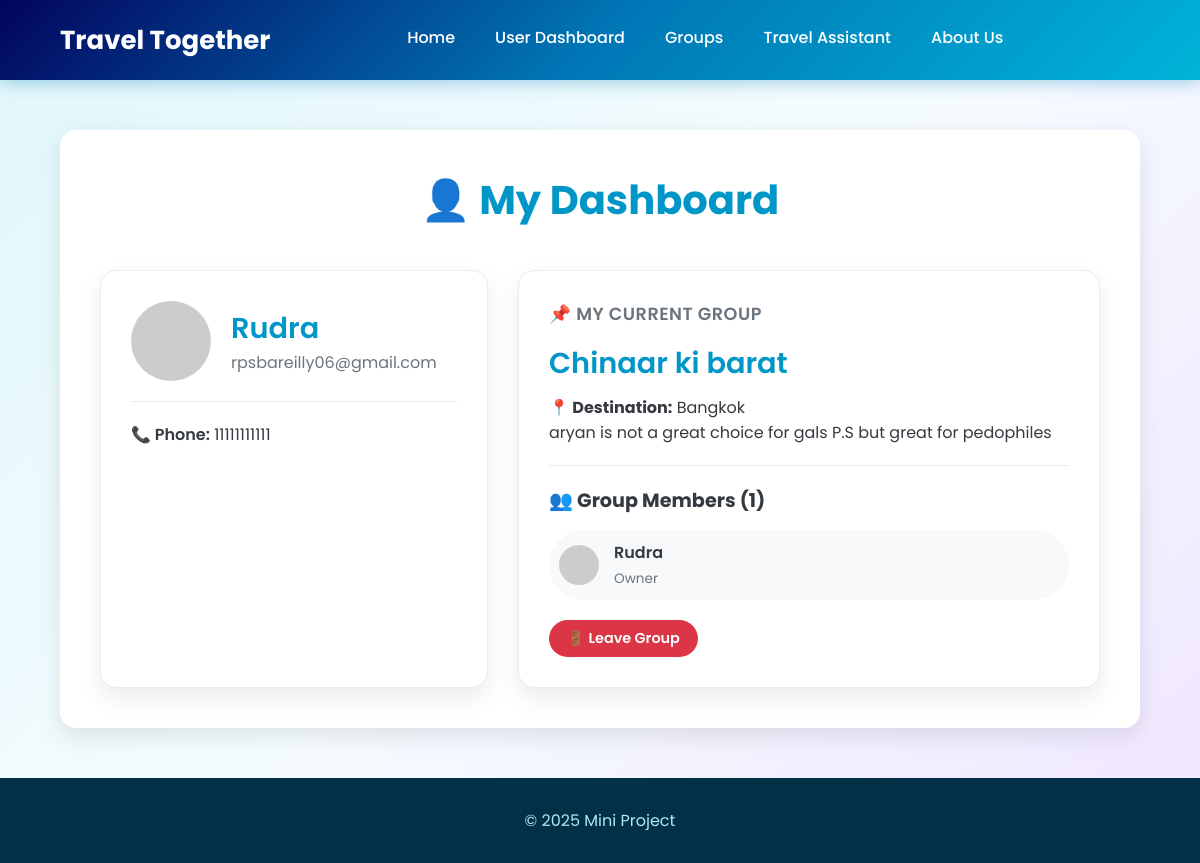
/user (signed in), run on an earlier commit of the app's database.
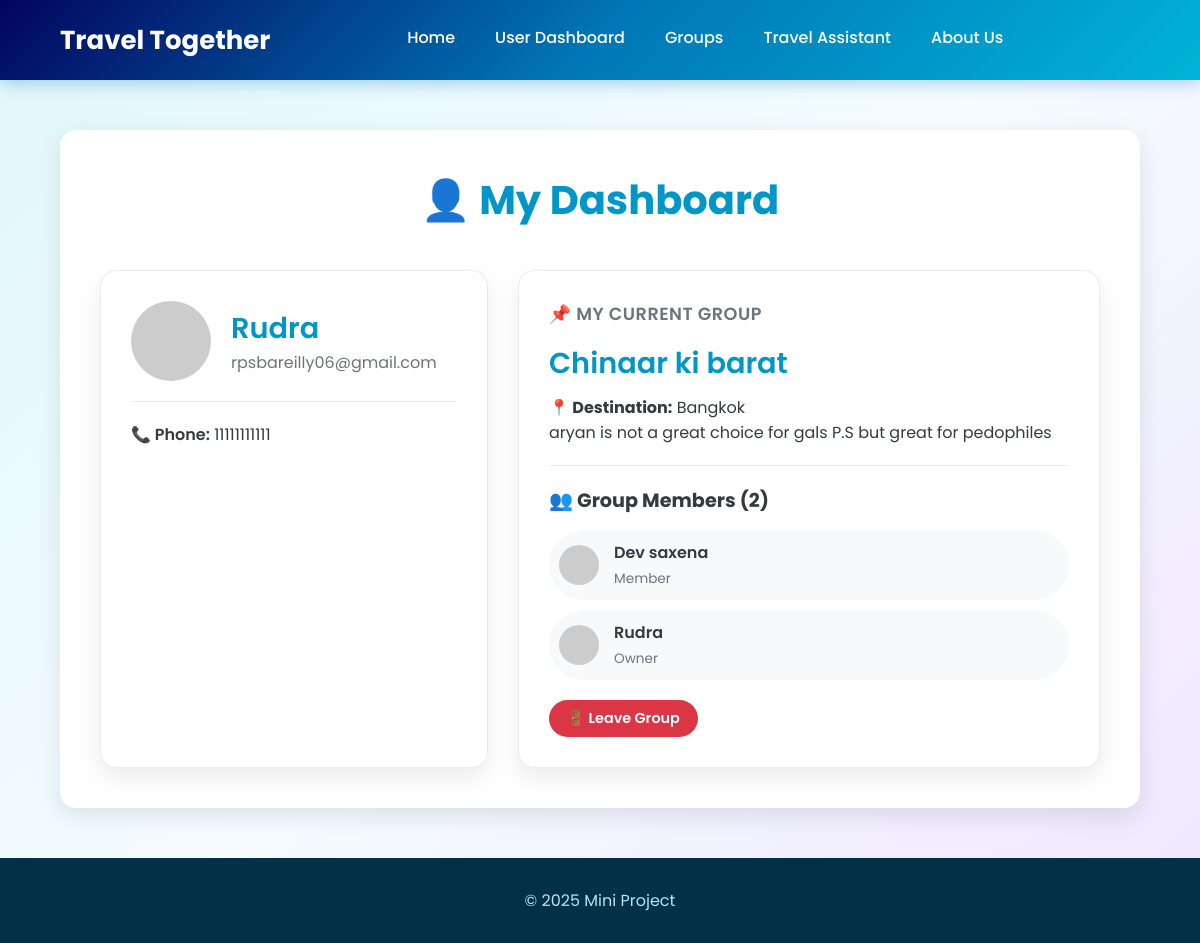
And on a later commit of the database.
### tables this page shows
CREATE TABLE Users (
        userid TEXT PRIMARY KEY,
        username TEXT UNIQUE NOT NULL,
        password TEXT NOT NULL,
        email TEXT UNIQUE NOT NULL,
        phone_no TEXT UNIQUE,
        gender TEXT CHECK(gender IN ('Male', 'Female', 'Other')),
        marital_status TEXT CHECK(marital_status IN ('Single', 'Married', 'Divorced', 'Widowed')),
        bio TEXT,
        current_group_id TEXT,
        is_group_owner BOOLEAN DEFAULT FALSE,
        created_at TEXT DEFAULT CURRENT_TIMESTAMP,
        FOREIGN KEY (current_group_id) REFERENCES Groups (group_id) ON DELETE SET NULL
    );

CREATE TABLE Groups (
        group_id TEXT PRIMARY KEY,
        group_name TEXT NOT NULL,
        group_description TEXT,
        group_type TEXT NOT NULL CHECK(group_type IN ('Public', 'Private')),
        owner_id TEXT NOT NULL,
        destination_id TEXT,
        member_count INTEGER DEFAULT 1,
        max_members INTEGER DEFAULT 50,
        created_at TEXT DEFAULT CURRENT_TIMESTAMP,
        FOREIGN KEY (owner_id) REFERENCES Users (userid) ON DELETE CASCADE,
        FOREIGN KEY (destination_id) REFERENCES Destinations (destination_id) ON DELETE SET NULL
    );

CREATE TABLE Destinations (
        destination_id TEXT PRIMARY KEY,
        destination_name TEXT UNIQUE NOT NULL,
        country TEXT NOT NULL
    );

CREATE TABLE GroupMembers (
        member_id TEXT PRIMARY KEY,
        group_id TEXT NOT NULL,
        user_id TEXT NOT NULL,
        username TEXT NOT NULL,
        join_status TEXT DEFAULT 'Approved' CHECK(join_status IN ('Pending', 'Approved', 'Rejected', 'Blocked')),
        joined_at TEXT DEFAULT CURRENT_TIMESTAMP,
        role TEXT DEFAULT 'Member' CHECK(role IN ('Owner', 'Admin', 'Member')),
        FOREIGN KEY (group_id) REFERENCES Groups (group_id) ON DELETE CASCADE,
        FOREIGN KEY (user_id) REFERENCES Users (userid) ON DELETE CASCADE,
        UNIQUE(group_id, user_id)
    );

### app.py (the view)
@app.route('/user')
def user():
    conn, user_data = validate_user_session()
    if not user_data:
        return redirect("/auth")
    group_data = None
    members = []
    if user_data['current_group_id']:
        group_data = database.get_user_group(user_data['userid'])
        if group_data:
            members = database.get_group_members(group_data['group_id'])
    conn.close()
    return render_template("user.html", user=user_data, group=group_data, members=members)

### app.py (called while the page is built)
def validate_user_session():
    username = session.get("username")
    if not username:
        return None, None # No user in session
    conn = database.get_db_connection()
    user = conn.execute("SELECT * FROM Users WHERE username=?", (username,)).fetchone()
    if not user:
        session.pop("username", None)
        flash("Your session was invalid. Please log in again.", "warning")
        conn.close()
        return None, None
    return conn, user

### database.py (called while the page is built)
def get_db_connection():
    conn = sqlite3.connect('travel_together.db')
    conn.row_factory = sqlite3.Row
    conn.execute("PRAGMA foreign_keys = ON;")
    return conn

def get_user_group(user_id):
    conn = get_db_connection()
    group = conn.execute("""
        SELECT g.*, d.destination_name FROM Groups g
        LEFT JOIN Destinations d ON g.destination_id = d.destination_id
        JOIN Users u ON g.group_id = u.current_group_id
        WHERE u.userid = ?
    """, (user_id,)).fetchone()
    conn.close()
    return group

def get_group_members(group_id):
    conn = get_db_connection()
    members = conn.execute("""
        SELECT u.username, u.email, u.phone_no, gm.role, gm.joined_at
        FROM GroupMembers gm
        JOIN Users u ON gm.user_id = u.userid
        WHERE gm.group_id = ?
        ORDER BY gm.role, gm.joined_at
    """, (group_id,)).fetchall()
    conn.close()
    return members

### templates/user.html (shortened to what this page needs)
<!DOCTYPE html>
<html lang="en">
<head>
    <link rel="stylesheet" href="/static/style.css">
</head>
<body>
    <header class="navbar">
        <div class="logo">
            <p>Travel Together</p>
        </div>
        <nav class="nav-links" id="nav-links">
            <a href="/home">Home</a>
            <a href="/user">User Dashboard</a>
            <a href="/groups">Groups</a>
            <a href="/travel">Travel Assistant</a>
            <a href="/about">About Us</a>
        </nav>
    </header>
    <main>
        <div class="dashboard-container">
            <h2>👤 My Dashboard</h2>
            <div class="dashboard-grid">
                <div class="dashboard-card user-profile-card">
                    <div class="profile-header">
                        <img src="https://placehold.co/80x80/00b4d8/FFFFFF?text={{ user['username'][0]|upper }}" alt="User Avatar" class="profile-avatar">
                        <div class="profile-info">
                            <strong>{{ user['username'] }}</strong>
                            <span>{{ user['email'] }}</span>
                        </div>
                    </div>
                    <div class="profile-details">
                        {% if user['phone_no'] %}<span><strong>📞 Phone:</strong> {{ user['phone_no'] }}</span>{% endif %}
                    </div>
                </div>
                <div class="dashboard-card current-group-card">
                    {% if group %}
                        <h3>📌 My Current Group</h3>
                        <h4>{{ group['group_name'] }}</h4>
                        <p><strong>📍 Destination:</strong> {{ group['destination_name'] or 'Not Set' }}</p>
                        <p class="group-description">{{ group['group_description'] or "No description provided." }}</p>
                        <hr>
                        <h5>👥 Group Members ({{ group['member_count'] }})</h5>
                        <ul class="group-members-list">
                            {% for member in members %}
                                <li class="member-item">
                                    <img src="https://placehold.co/40x40/ade8f4/333333?text={{ member['username'][0]|upper }}" alt="Member Avatar">
                                    <div class="member-info">
                                        <strong>{{ member['username'] }}</strong>
                                        <span>{{ member['role'] }}</span>
                                    </div>
                                </li>
                            {% endfor %}
                        </ul>
                        <a href="/groups/leave" class="btn delete-btn" style="margin-top: 20px;">🚪 Leave Group</a>
                    {% else %}
                        <div class="no-group-info">
                            <h3>You are not in a group yet!</h3>
                            <p>Join an existing travel group or create your own to start your next adventure.</p>
                            <a href="/groups" class="btn join-btn" style="margin-top: 10px;">Find a Group</a>
                        </div>
                    {% endif %}
                </div>
            </div>
        </div>
    </main>
    <footer>
        <p>© 2025 Mini Project</p>
    </footer>
</body>
</html>

### static/style.css (style rules this page uses)
:root { --primary-color: #0096c7; --secondary-color: #00b4d8; --accent-color: #ff8c42; --background-color: #f8f9fa; --text-color: #343a40; --card-bg: #ffffff; --light-gray: #e9ecef; --border-radius: 16px; --shadow: 0 8px 25px rgba(0, 0, 0, 0.1); }
* { margin: 0; padding: 0; box-sizing: border-box; font-family: 'Poppins', sans-serif; }
body { display: flex; flex-direction: column; min-height: 100vh; color: var(--text-color); background-color: #e9f5f9; background-image: linear-gradient(135deg, #e0f7fa 0%, #f5fcff 50%, #f0e6ff 100%); background-attachment: fixed; background-size: cover; }
main { flex-grow: 1; }
hr { border: none; height: 1px; background-color: var(--light-gray); margin: 20px 0; }
.navbar { display: flex; justify-content: space-between; align-items: center; width: 100%; padding: 0 5%; height: 80px; background: linear-gradient(135deg, #03045e, #0077b6, #00b4d8); color: white; box-shadow: 0 4px 15px rgba(0, 119, 182, 0.3); position: relative; z-index: 100; }
.logo { font-size: 26px; font-weight: 700; }
.nav-links { display: flex; gap: 40px; align-items: center; }
.nav-links a { color: white; text-decoration: none; font-size: 16px; font-weight: 500; padding-bottom: 5px; position: relative; transition: color 0.3s; }
.nav-links a::after { content: ''; position: absolute; bottom: 0; left: 0; width: 0; height: 2px; background-color: var(--accent-color); transition: width 0.3s ease-out; }
.btn { display: inline-flex; align-items: center; gap: 8px; padding: 8px 18px; border-radius: 50px; font-weight: 600; font-size: 0.9rem; text-decoration: none; border: none; cursor: pointer; transition: all 0.3s ease; }
.delete-btn { background: #dc3545; color: white; }
.groups-container, .dashboard-container { width: 90%; max-width: 1200px; margin: 50px auto; padding: 40px; background: var(--card-bg); box-shadow: var(--shadow); border-radius: var(--border-radius); }
.groups-container h2, .dashboard-container h2 { margin-bottom: 40px; color: var(--primary-color); text-align: center; font-size: 2.5rem; }
.dashboard-card { background: var(--card-bg); border-radius: var(--border-radius); padding: 30px; box-shadow: 0 10px 25px rgba(0,0,0,0.08); border: 1px solid var(--light-gray); height: 100%; }
.dashboard-grid { display: grid; grid-template-columns: 1fr 1.5fr; gap: 30px; align-items: flex-start; }
.user-profile-card .profile-header { display: flex; align-items: center; gap: 20px; padding-bottom: 20px; margin-bottom: 20px; border-bottom: 1px solid var(--light-gray); }
.profile-avatar { width: 80px; height: 80px; border-radius: 50%; object-fit: cover; }
.profile-info strong { font-size: 1.8rem; font-weight: 600; color: var(--primary-color); display: block; }
.profile-info span { color: #6c757d; font-size: 1rem; }
.profile-details span { display: block; margin-bottom: 12px; font-size: 1rem; }
.profile-details span strong { font-weight: 600; color: var(--text-color); }
.current-group-card h3 { font-size: 1.1rem; font-weight: 600; text-transform: uppercase; color: #6c757d; letter-spacing: 0.5px; margin-bottom: 15px; }
.current-group-card h4 { font-size: 1.8rem; font-weight: 600; color: var(--primary-color); margin-bottom: 10px; }
.current-group-card h5 { font-size: 1.2rem; margin-bottom: 15px; color: var(--text-color); }
.group-members-list { list-style: none; padding: 0; display: flex; flex-direction: column; gap: 10px; }
.member-item { display: flex; align-items: center; gap: 15px; padding: 10px; border-radius: 50px; background: #f8f9fa; transition: background 0.3s; }
.member-item img { width: 40px; height: 40px; border-radius: 50%; }
.member-info strong { display: block; font-weight: 600; }
.member-info span { font-size: 0.85rem; color: #6c757d; }
footer { background-color: #023047; color: #ade8f4; text-align: center; padding: 30px; margin-top: auto; }

What changed in the data, as far as the page shows it:
changed Groups "Chinaar ki barat": member_count "1" → "2"
added GroupMembers: username "Dev saxena", role "Member"
